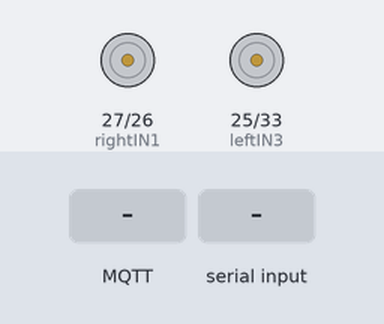
Bench run of a sketch on a simulated ESP32. Parts: motor-driver pin pairs drawn as motors (green arrow = first pin HIGH = forward, orange = second pin HIGH = backward, longer = more drive, scaled by the enable pin). The inputs (shaded band) are chosen by the test bench. WiFi joins after 1.5 s; servers stay silent unless stated; no MQTT or app messages arrive unless stated; what the sketch prints to the serial monitor is not drawn.

Above: at 2.8 s.
2.9 s: MQTT message "F" arrives on the first subscribed topic
At 3.7 s:
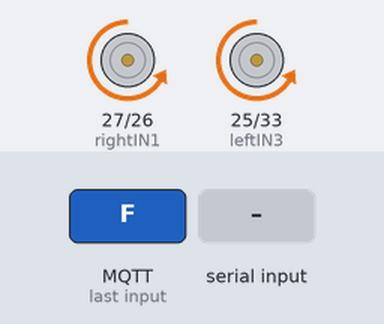
4.4 s: "B\n" received over Serial
At 4.7 s:
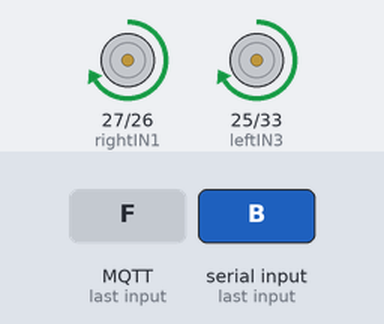
5.9 s: MQTT message "L" arrives on the first subscribed topic
At 6.8 s:
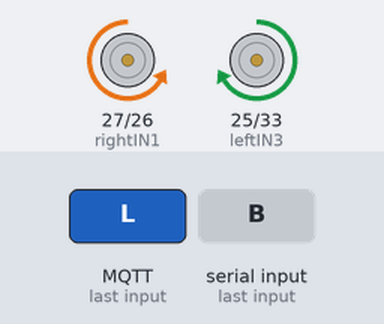
7.4 s: "R\n" received over Serial
At 8.2 s:
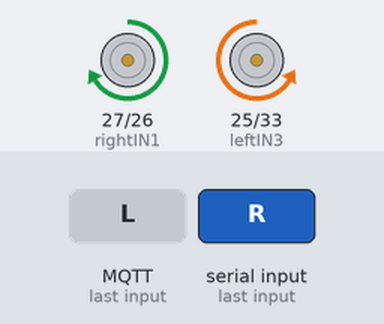
8.9 s: "F\n" received over Serial
At 9.6 s:
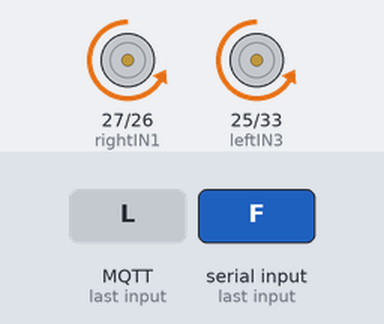
10.4 s: "L\n" received over Serial
At 11.8 s:
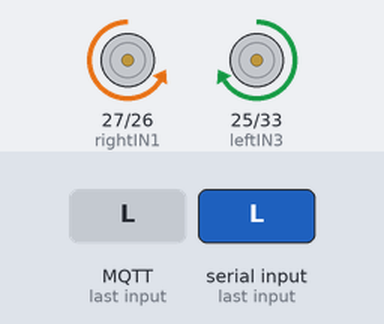
Timing chart, 0 to 12.9 s (numbered marks = the images above; inputs shaded):
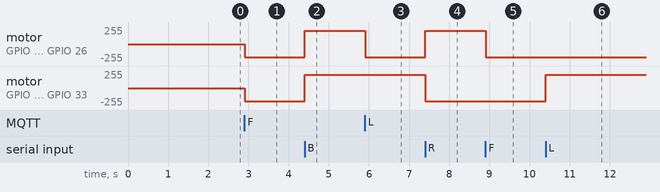

The sketch:

car.ino
```cpp
#include <Arduino.h>
#include <WiFi.h>
#include <PubSubClient.h>

// Thông tin WiFi
const char* ssid = "KawaII";
const char* password = "dmcayvcl";

// Thông tin MQTT Broker
const char* mqtt_server = "172.20.10.5"; // Địa chỉ IP của Mosquitto broker
const int mqtt_port = 1883;
const char* mqtt_topic = "car/command";
const char* mqtt_client_id = "ESP32Car";

// Chân điều khiển L298N
int rightIN1 = 27;
int rightIN2 = 26;
int leftIN3 = 25;
int leftIN4 = 33;
int rightEnable = 14;
int leftEnable = 12;

// PWM properties
const int freq = 1000;
const int pwmChannelRight = 0;
const int pwmChannelLeft = 1;
const int resolution = 8;
int dutyCycle = 200; // Tốc độ mặc định (0-255)
int timeDelay = 400;

// Khai báo client WiFi và MQTT
WiFiClient espClient;
PubSubClient client(espClient);

// Hàm điều khiển xe
void stop() {
  digitalWrite(rightIN1, LOW);
  digitalWrite(rightIN2, LOW);
  digitalWrite(leftIN3, LOW);
  digitalWrite(leftIN4, LOW);
  Serial.println("⛔ Đã dừng");
}

void moveForward() {
  digitalWrite(rightIN1, LOW);
  digitalWrite(rightIN2, HIGH);
  digitalWrite(leftIN3, LOW);
  digitalWrite(leftIN4, HIGH);
  ledcWrite(pwmChannelRight, dutyCycle);
  ledcWrite(pwmChannelLeft, dutyCycle);
  Serial.println("➡️ Di chuyển tiến");
  // delay(timeDelay);
  // stop();
}

void moveBackward() {
  digitalWrite(rightIN1, HIGH);
  digitalWrite(rightIN2, LOW);
  digitalWrite(leftIN3, HIGH);
  digitalWrite(leftIN4, LOW);
  ledcWrite(pwmChannelRight, dutyCycle);
  ledcWrite(pwmChannelLeft, dutyCycle);
  Serial.println("⬅️ Di chuyển lùi");
  // delay(timeDelay);
  // stop();
}

void turnLeft() {
  digitalWrite(rightIN1, LOW);
  digitalWrite(rightIN2, HIGH);
  digitalWrite(leftIN3, HIGH);
  digitalWrite(leftIN4, LOW);
  ledcWrite(pwmChannelRight, dutyCycle);
  ledcWrite(pwmChannelLeft, dutyCycle);
  Serial.println("↪️ Rẽ trái");
  // delay(timeDelay);
  // stop();
}

void turnRight() {
  digitalWrite(rightIN1, HIGH);
  digitalWrite(rightIN2, LOW);
  digitalWrite(leftIN3, LOW);
  digitalWrite(leftIN4, HIGH);
  ledcWrite(pwmChannelRight, dutyCycle);
  ledcWrite(pwmChannelLeft, dutyCycle);
  Serial.println("↩️ Rẽ phải");
  // delay(timeDelay);
  // stop();
}

void moveLeft() {
  digitalWrite(rightIN1, LOW);
  digitalWrite(rightIN2, HIGH);
  digitalWrite(leftIN3, LOW);
  digitalWrite(leftIN4, HIGH);
  ledcWrite(pwmChannelRight, dutyCycle);
  ledcWrite(pwmChannelLeft, dutyCycle / 2);
  Serial.println("⬅️ Dịch chuyển sang trái");
  // delay(timeDelay);
  // stop();
}

void moveRight() {
  digitalWrite(rightIN1, LOW);
  digitalWrite(rightIN2, HIGH);
  digitalWrite(leftIN3, LOW);
  digitalWrite(leftIN4, HIGH);
  ledcWrite(pwmChannelRight, dutyCycle / 2);
  ledcWrite(pwmChannelLeft, dutyCycle);
  Serial.println("➡️ Dịch chuyển sang phải");
  // delay(timeDelay);
  // stop();
}

void setSpeed(int speed) {
  if (speed >= 0 && speed <= 255) {
    dutyCycle = speed;
    ledcWrite(pwmChannelRight, dutyCycle);
    ledcWrite(pwmChannelLeft, dutyCycle);
    Serial.print("⚙️ Đã đặt tốc độ: ");
    Serial.println(dutyCycle);
  }
}

// Kết nối WiFi
void setup_wifi() {
  delay(10);
  Serial.println();
  Serial.print("Đang kết nối với WiFi ");
  Serial.println(ssid);

  WiFi.begin(ssid, password);

  while (WiFi.status() != WL_CONNECTED) {
    delay(500);
    Serial.print(".");
  }

  Serial.println("");
  Serial.println("WiFi đã kết nối");
  Serial.println("Địa chỉ IP: ");
  Serial.println(WiFi.localIP());
}

// Callback khi nhận được thông điệp MQTT
void callback(char* topic, byte* payload, unsigned int length) {
  Serial.print("Đã nhận thông điệp từ: ");
  Serial.println(topic);

  // Chuyển payload thành chuỗi
  char message[length + 1];
  for (unsigned int i = 0; i < length; i++) {
    message[i] = (char)payload[i];
  }
  message[length] = '\0';

  Serial.print("Thông điệp: ");
  Serial.println(message);

  // Xử lý lệnh
  if (strcmp(message, "F") == 0 || strcmp(message, "f") == 0) {
    moveForward();
  } else if (strcmp(message, "B") == 0 || strcmp(message, "b") == 0) {
    moveBackward();
  } else if (strcmp(message, "L") == 0 || strcmp(message, "l") == 0) {
    turnLeft();
  } else if (strcmp(message, "R") == 0 || strcmp(message, "r") == 0) {
    turnRight();
  } else if (strcmp(message, "Q") == 0 || strcmp(message, "q") == 0) {
    moveLeft();
  } else if (strcmp(message, "E") == 0 || strcmp(message, "e") == 0) {
    moveRight();
  } else if (strcmp(message, "S") == 0 || strcmp(message, "s") == 0) {
    stop();
  } else if (message[0] >= '1' && message[0] <= '9') {
    int speedLevel = (message[0] - '0') * 28; // Tốc độ tương ứng 1~252
    setSpeed(speedLevel);
  }
}

// Kết nối lại MQTT
void reconnect() {
  // Lặp lại cho đến khi kết nối được
  while (!client.connected()) {
    Serial.print("Đang kết nối MQTT...");
    // Thử kết nối
    if (client.connect(mqtt_client_id)) {
      Serial.println("đã kết nối");
      // Đăng ký nhận thông điệp từ topic
      client.subscribe(mqtt_topic);
    } else {
      Serial.print("lỗi, rc=");
      Serial.print(client.state());
      Serial.println(" thử lại sau 5 giây");
      // Đợi 5 giây trước khi thử lại
      delay(5000);
    }
  }
}

void setup() {
  Serial.begin(9600);

  // Cài đặt chân pin
  pinMode(rightIN1, OUTPUT);
  pinMode(rightIN2, OUTPUT);
  pinMode(leftIN3, OUTPUT);
  pinMode(leftIN4, OUTPUT);
  pinMode(rightEnable, OUTPUT);
  pinMode(leftEnable, OUTPUT);

  // Cấu hình PWM
  pinMode(rightEnable, OUTPUT);
  analogWrite(rightEnable, dutyCycle);
  pinMode(leftEnable, OUTPUT);
  analogWrite(leftEnable, dutyCycle);

  // Dừng xe khi khởi động
  stop();

  // Kết nối WiFi
  setup_wifi();

  // Cài đặt MQTT server và callback
  client.setServer(mqtt_server, mqtt_port);
  client.setCallback(callback);

  Serial.println("\n🚗 Xe Điều Khiển Bằng MQTT và Hand Detection");
  Serial.println("Đang lắng nghe lệnh từ MQTT topic: " + String(mqtt_topic));
}

void loop() {
  // Kiểm tra và duy trì kết nối MQTT
  if (!client.connected()) {
    reconnect();
  }
  client.loop();

  // Vẫn giữ lại chức năng điều khiển qua Serial để kiểm tra
  if (Serial.available() > 0) {
    char command = Serial.read();

    // Loại bỏ ký tự không mong muốn
    if (command == '\n' || command == '\r') return;

    if (command >= '1' && command <= '9') {
      int speedLevel = (command - '0') * 28; // Tốc độ tương ứng 1~252
      setSpeed(speedLevel);
    } else {
      switch (tolower(command)) {
        case 'f': moveForward(); break;
        case 'b': moveBackward(); break;
        case 'l': turnLeft(); break;
        case 'r': turnRight(); break;
        case 'q': moveLeft(); break;
        case 'e': moveRight(); break;
        case 's': stop(); break;
        case 'h':
          // In menu
          Serial.println("===== MENU ĐIỀU KHIỂN XE =====");
          Serial.println("F: Tiến | B: Lùi | L: Trái | R: Phải");
          Serial.println("Q: Dịch trái | E: Dịch phải | S: Dừng");
          Serial.println("1-9: Điều chỉnh tốc độ (1: chậm nhất, 9: nhanh nhất)");
          Serial.println("===============================");
          break;
        default:
          Serial.print("❓ Lệnh không hợp lệ: ");
          Serial.println(command);
          break;
      }
    }
  }

  delay(10);
}
```

Measured:
- after the input at 2.9 s, motor on GPIO 27 (rightIN1) / GPIO 26 (rightIN2), motor on GPIO 25 (leftIN3) / GPIO 33 (leftIN4): stopped → backward 200/255 at once
- after the input at 4.4 s, motor on GPIO 27 (rightIN1) / GPIO 26 (rightIN2), motor on GPIO 25 (leftIN3) / GPIO 33 (leftIN4): backward 200/255 → forward 200/255 at once
- after the input at 5.9 s, motor on GPIO 27 (rightIN1) / GPIO 26 (rightIN2): forward 200/255 → backward 200/255 at once
- after the input at 7.4 s, motor on GPIO 27 (rightIN1) / GPIO 26 (rightIN2): backward 200/255 → forward 200/255 at once; motor on GPIO 25 (leftIN3) / GPIO 33 (leftIN4): forward 200/255 → backward 200/255 at once
- after the input at 8.9 s, motor on GPIO 27 (rightIN1) / GPIO 26 (rightIN2): forward 200/255 → backward 200/255 at once
- after the input at 10.4 s, motor on GPIO 25 (leftIN3) / GPIO 33 (leftIN4): backward 200/255 → forward 200/255 at once
